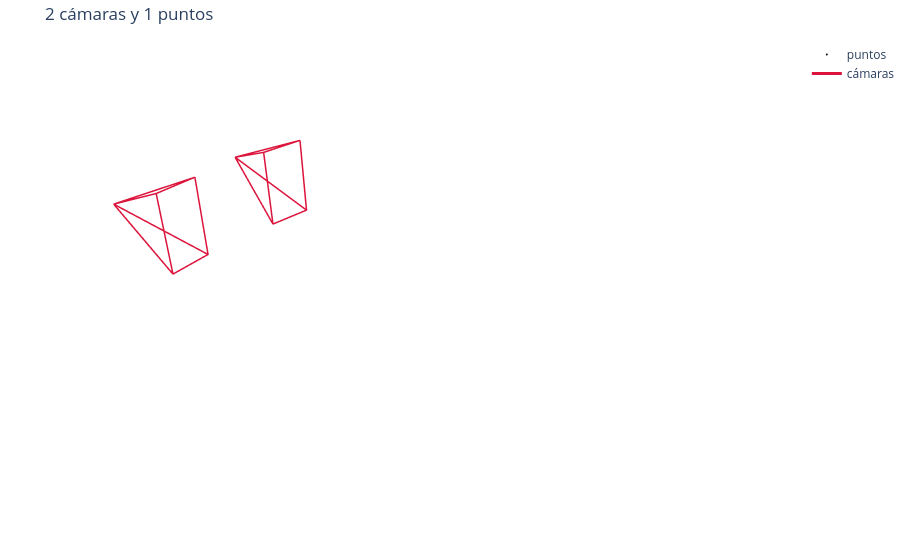

This figure's notebook cell:
### Markdown cell above
vemos los puntos
* obtenemos los colores directamente de los píxeles de las fotografías originales

* para cada track toma el color del píxel correspondiente a su primera observación (g[0]) en la primera fotografía donde aparece

* cada punto 3D se visualiza con un color similar al que tenía en la imagen original
* las cámaras obtienen sus coordenadas a partir de sus parámetros de rotación y traslación, almacenados en el diccionario camaras

### Code cell
# Tomamos el color de cada track del píxel de la primera foto donde aparece
color_track = np.array([fotos[g[0][0]][int(xy[g[0][0]][g[0][1]][1]), int(xy[g[0][0]][g[0][1]][0])] for g in tracks]) / 255

# Dibujamos cada cámara como una pirámide: el vértice es el centro óptico y la base es la imagen
def piramide(c, f, tam):
    R = Rotation.from_rotvec(c[:3]).as_matrix(); C = centro(c)
    # Proyectamos las 4 esquinas de la imagen hacia adelante y las pasamos al sistema del mundo
    esquinas = np.array([[0, 0, 1], [W, 0, 1], [W, H, 1], [0, H, 1]]) @ np.linalg.inv(K_de(f)).T * tam
    E = esquinas @ R + C
    L = [C, E[0], None, C, E[1], None, C, E[2], None, C, E[3], None, E[0], E[1], E[2], E[3], E[0], None]
    return [(np.full(3, np.nan) if p is None else p) for p in L]

# Reordenamos los ejes a (X, Z, −Y) para que "arriba" quede hacia arriba en el gráfico
def a_vista(P):
    P = np.asarray(P); return P[:, 0], P[:, 2], -P[:, 1]

def figura(camaras, puntos, f, titulo, tam=None, max_puntos=6000):
    ts = np.array(sorted(puntos)); X = np.array([puntos[t] for t in ts])
    # Limitamos la cantidad de puntos para que el gráfico no se vuelva lento
    if len(ts) > max_puntos:
        k = np.random.default_rng(0).choice(len(ts), max_puntos, replace=False); ts, X = ts[k], X[k]
    tam = tam or 0.15 * np.median(np.linalg.norm(X - centro(camaras[A0]), axis=1))
    lineas = [p for c in camaras.values() for p in piramide(c, f, tam)]
    col = [f"rgb({r * 255:.0f},{g * 255:.0f},{b * 255:.0f})" for r, g, b in color_track[ts]]
    # Devolvemos los puntos con su color y las cámaras en rojo
    return [go.Scatter3d(x=a_vista(X)[0], y=a_vista(X)[1], z=a_vista(X)[2], mode="markers", marker=dict(size=1.5, color=col), name="puntos"),
            go.Scatter3d(x=a_vista(lineas)[0], y=a_vista(lineas)[1], z=a_vista(lineas)[2], mode="lines", line=dict(color="crimson", width=3), name="cámaras")]

fig = go.Figure(figura(camaras, puntos, f, ""))
fig.update_layout(height=550, title=f"2 cámaras y {len(puntos)} puntos", scene=dict(aspectmode="data", xaxis_visible=False, yaxis_visible=False, zaxis_visible=False), margin=dict(l=0, r=0, t=40, b=0))
fig.show()

### Figure 1 — Plotly figure (JSON) as saved in the notebook; plotly's stock layout.template omitted (floating-point values rounded to 4 significant figures)
{"data": [{"marker": {"color": ["rgb(15,0,0)"], "size": 1.5}, "mode": "markers", "name": "puntos", "type": "scatter3d", "x": [-0.1268], "y": [4.324], "z": [-0.09266]}, {"line": {"color": "crimson", "width": 3}, "mode": "lines", "name": "cámaras", "type": "scatter3d", "x": [0.0, -0.1521, NaN, 0.0, 0.1521, NaN, 0.0, 0.1521, NaN, 0.0, -0.1521, NaN, -0.1521, 0.1521, 0.1521, -0.1521, -0.1521, NaN, 0.997, 0.669, NaN, 0.997, 0.9625, NaN, 0.997, 0.9888, NaN, 0.997, 0.6953, NaN, 0.669, 0.9625, 0.9888, 0.6953, 0.669, NaN], "y": [0.0, 0.6491, NaN, 0.0, 0.6491, NaN, 0.0, 0.6491, NaN, 0.0, 0.6491, NaN, 0.6491, 0.6491, 0.6491, 0.6491, 0.6491, NaN, 0.07575, 0.6542, NaN, 0.07575, 0.7326, NaN, 0.07575, 0.7509, NaN, 0.07575, 0.6725, NaN, 0.6542, 0.7326, 0.7509, 0.6725, 0.6542, NaN], "z": [-0.0, 0.2705, NaN, -0.0, 0.2705, NaN, -0.0, -0.2705, NaN, -0.0, -0.2705, NaN, 0.2705, 0.2705, -0.2705, -0.2705, 0.2705, NaN, -0.01467, 0.2598, NaN, -0.01467, 0.2768, NaN, -0.01467, -0.2632, NaN, -0.01467, -0.2801, NaN, 0.2598, 0.2768, -0.2632, -0.2801, 0.2598, NaN]}], "layout": {"height": 550, "margin": {"b": 0, "l": 0, "r": 0, "t": 40}, "scene": {"aspectmode": "data", "xaxis": {"visible": false}, "yaxis": {"visible": false}, "zaxis": {"visible": false}}, "title": {"text": "2 cámaras y 1 puntos"}}}
